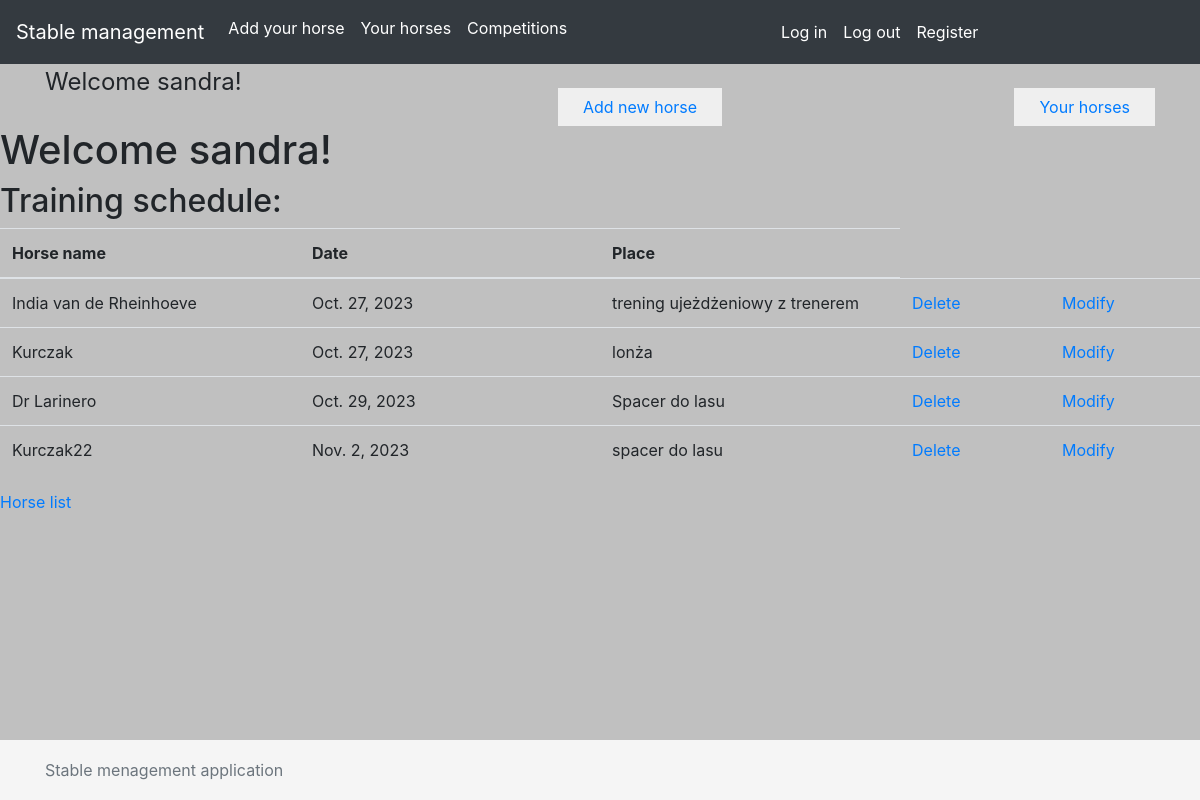
The app's page /stable_schedule/horse/training_schedule/list/ (signed in), older data.
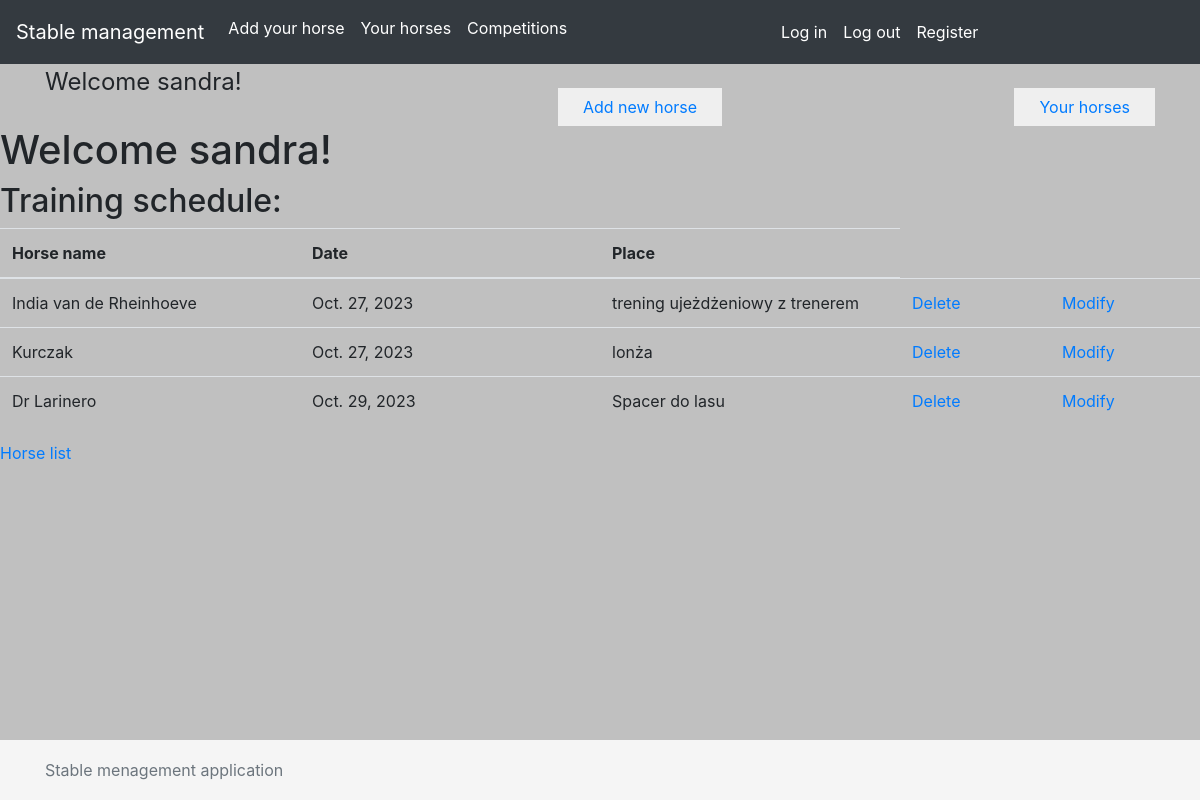
The same page, newer data.
### stable_schedule/models.py (models this page shows)
class TrainingSchedule(models.Model):
    place = models.CharField(max_length=64)
    date = models.DateField(auto_now_add=True)
    horse = models.ForeignKey(Horse, on_delete=models.CASCADE, related_name='schedule')

class Horse(models.Model):
    name = models.CharField (max_length=64)
    age = models.IntegerField()
    pedigree = models.CharField(max_length=100)
    owner = models.ForeignKey(User, on_delete=models.CASCADE, related_name='horses')
    competitions = models.ManyToManyField('Competition', related_name='horses')

### stable_schedule/views.py (the view)
# urls.py: path('horse/training_schedule/list/', views.TrainingView.as_view(), name='training_list'),
class TrainingView(LoginRequiredMixin, View):
    def get(self, request):
        horse = Horse.objects.all()
        trainingschedule = TrainingSchedule.objects.all()
        return render(request, 'training_list.html', {'trainingschedule': trainingschedule, 'horse':horse})

### templates/training_list.html
{% extends 'base.html' %}
{% block content %}
    <h1>Welcome {{ user }}!</h1>
          <h2>Training schedule:</h2>
<table class="table">
    <thead>
    <tr>
      <th scope="col" class="col-1">Horse name</th>
      <th scope="col" class="col-1">Date</th>
        <th scope="col" class="col-1">Place</th>
    </tr>
  </thead>
    <tbody>
            {%  for training in trainingschedule %}
                <tr>
                    <td class="col-2">
                {{ training.horse.name }}
                    </td>
                <td class="col-2">
            {{ training.date }}
                </td>
                <td class="col-2">
                {{ training.place}}
                </td>
                    <td class="col-1">
        <a href="/stable_schedule/horse/training_schedule/{{ training.id }}/delete/">Delete</a>
                    </td>
                    <td class="col-1">
        <a href="/stable_schedule/horse/training_schedule/{{ training.id }}/modify/">Modify</a>
                    </td>
                </tr>
            {% endfor %}
    </tbody>
    </table>
<a href="/stable_schedule/horse/list/">Horse list</a>
{% endblock %}

Row changes from the older to the newer data that the page shows:
removed TrainingSchedule: horse.name "Kurczak22", date "Nov. 2, 2023", place "spacer do lasu"
